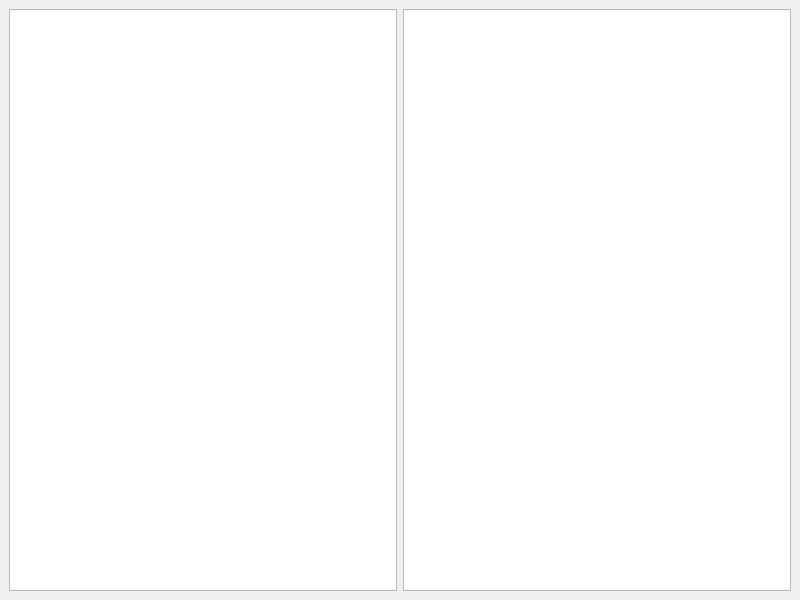
<?xml version="1.0" encoding="UTF-8"?>
<ui version="4.0">
 <class>FileManager</class>
 <widget class="QMainWindow" name="FileManager">
  <property name="geometry">
   <rect>
    <x>0</x>
    <y>0</y>
    <width>800</width>
    <height>600</height>
   </rect>
  </property>
  <property name="windowTitle">
   <string>MainWindow</string>
  </property>
  <widget class="QWidget" name="centralwidget">
   <layout class="QHBoxLayout" name="horizontalLayout">
    <item>
     <widget class="QTableView" name="tableView_2"/>
    </item>
    <item>
     <widget class="QTableView" name="tableView"/>
    </item>
   </layout>
  </widget>
 </widget>
 <resources/>
 <connections/>
</ui>
